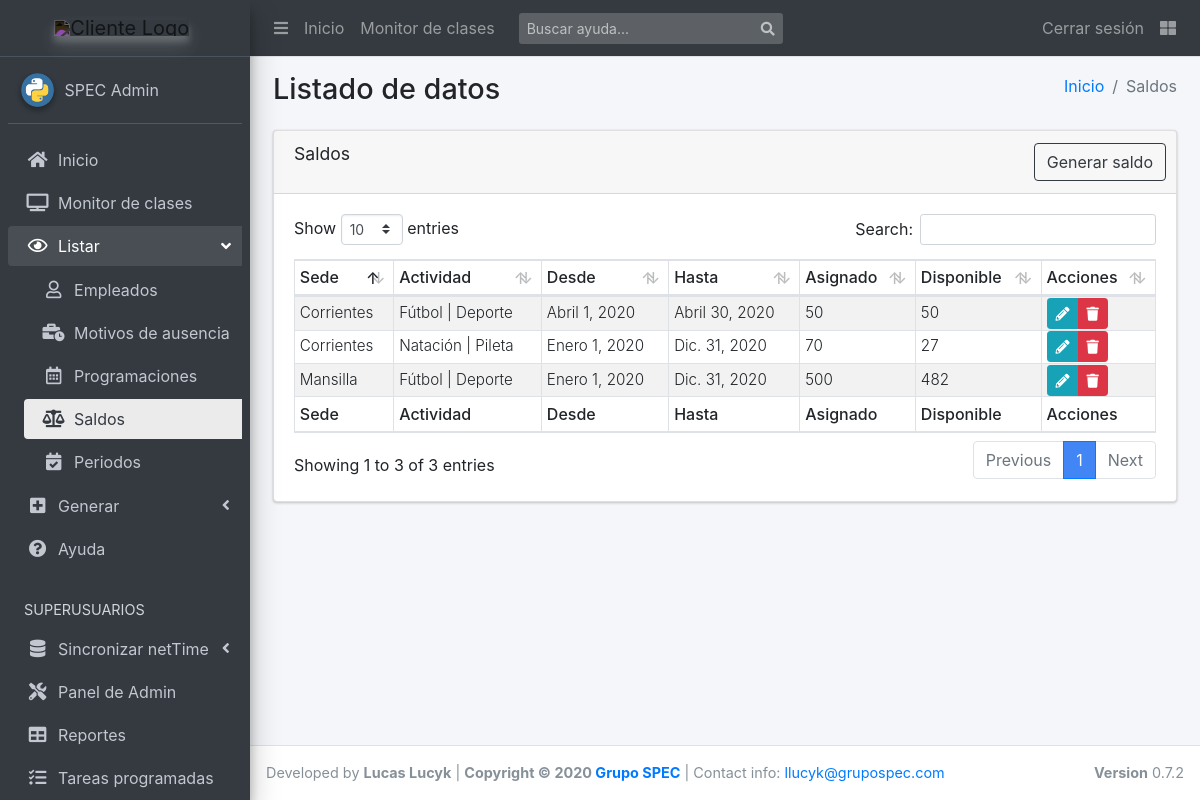
Before: /list/saldos/ (signed in) with the older database file.
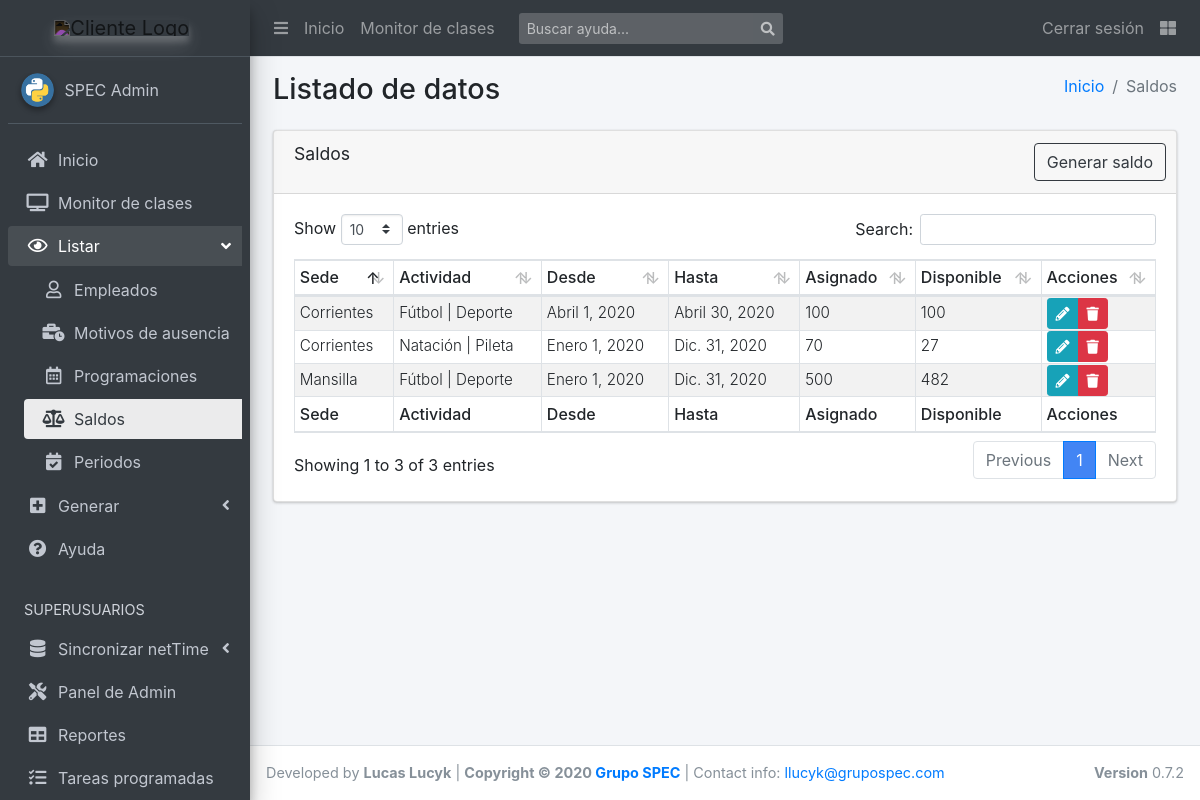
After: the same page with the newer database file.
### scg_app/models.py (models this page shows, shortened)
class Saldo(models.Model):
    actividad = models.ForeignKey('Actividad', on_delete=models.CASCADE)
    sede = models.ForeignKey('Sede', on_delete=models.CASCADE)
    desde = models.DateField(default=timezone.now)
    hasta = models.DateField(default=timezone.now)
    saldo_asignado = models.PositiveIntegerField(
        default=0,
        validators=[MinValueValidator(1)],
        help_text="Cantidad de clases que desea disponibilizar")
    class Meta:
        verbose_name = "Saldo"
        verbose_name_plural = "Saldos"
        get_latest_by = "id"
    def get_edit_url(self):
        return reverse('saldo_update', kwargs={"pk": self.id})
    def get_delete_url(self):
        return reverse(
            'confirm_delete',
            kwargs={"model":self.__class__.__name__, "pk":self.id})
    @property
    def saldo_disponible(self):
        clases = Clase.objects.filter(
            actividad=self.actividad,
            sede=self.sede,
            fecha__gte=self.desde,
            fecha__lte=self.hasta,
        ).exclude(
            estado="5"    #canceladas
        ).count()
        return self.saldo_asignado - clases

class Actividad(models.Model):
    nombre = models.CharField(max_length=100)
    grupo = models.ForeignKey(
        'GrupoActividad', on_delete=models.SET(''), null=True, blank=True)
    class Meta:
        verbose_name = "Actividad"
        verbose_name_plural = "Actividades"
        get_latest_by = "id"
    def __str__(self):
        return f'{self.nombre} | {self.grupo}'

class Sede(models.Model):
    id_netTime = models.PositiveIntegerField(
        default=0,
        validators=[MinValueValidator(1)],
        unique=True,
        help_text="Para matchear marcajes e importaciones")
    nombre = models.CharField(max_length=40)
    tipo = models.CharField(max_length=30, default="Física", blank=True)
    class Meta:
        verbose_name = "Sede"
        verbose_name_plural = "Sedes"
        get_latest_by = "id"
    def __str__(self):
        return f'{self.nombre}'

class GrupoActividad(models.Model):
    nombre = models.CharField(max_length=100)
    class Meta:
        verbose_name = "Grupo de Actividad"
        verbose_name_plural = "Grupos de Actividad"
        get_latest_by = "id"
    def __str__(self):
        return f'{self.nombre}'

### scg_app/views.py (the view)
# urls.py: path('saldos/', views.SaldosList.as_view(), name='saldos_view'),
class SaldosList(LoginRequiredMixin, ListView):
    model = Saldo
    template_name = 'apps/scg_app/list/saldos.html'
    context_object_name = 'saldos_list'
    ordering = ['-desde', 'sede__nombre', 'actividad__nombre']

### templates/apps/scg_app/list/saldos.html
{% extends "apps/scg_app/list/base.html" %}
{% block active_ver_saldos %} active {% endblock %}
{% block route %}
  <li class="breadcrumb-item"><a href="{% url 'index' %}">Inicio</a></li>
  <li class="breadcrumb-item active">Saldos</li>
{% endblock route %}
{% block tableName %}Saldos{% endblock %}
{% block generar_btn %}
  <a href="{% url 'generar_saldo' %}" class="btn btn-outline-dark">Generar saldo</a>
{% endblock %}
{% block tableHeaders %}
  <tr>
    <th>Sede</th>
    <th>Actividad</th>
    <th>Desde</th>
    <th>Hasta</th>
    <th>Asignado</th>
    <th>Disponible</th>
    <th>Acciones</th>
  </tr>
{% endblock %}
{% block tableBody %}
  {% for saldo in saldos_list %}
    <tr>
      <td class="align-middle">{{saldo.sede|capfirst}}</td>
      <td class="align-middle">{{saldo.actividad|capfirst}}</td>
      <td class="align-middle">{{saldo.desde}}</td>
      <td class="align-middle">{{saldo.hasta}}</td>
      <td class="align-middle">{{saldo.saldo_asignado}}</td>
      <td class="align-middle">{{saldo.saldo_disponible}}</td>
      <td class="py-0 align-middle">
        <div class="btn-group btn-group-sm">
          <a href="{{ saldo.get_edit_url|safe }}" class="btn btn-info"><i class="fas fa-pencil-alt"></i></a>
          <a href="{{ saldo.get_delete_url|safe }}" class="btn btn-danger"><i class="fas fa-trash"></i></a>
        </div>
      </td>
    </tr>
  {% endfor %}
{% endblock %}
{% block tableFooter %}
  <tr>
    <th>Sede</th>
    <th>Actividad</th>
    <th>Desde</th>
    <th>Hasta</th>
    <th>Asignado</th>
    <th>Disponible</th>
    <th>Acciones</th>
  </tr>
{% endblock %}

Changed rows visible on the page:
changed Saldo "Abril 1, 2020": saldo_asignado "50" → "100"; saldo_disponible "50" → "100"
